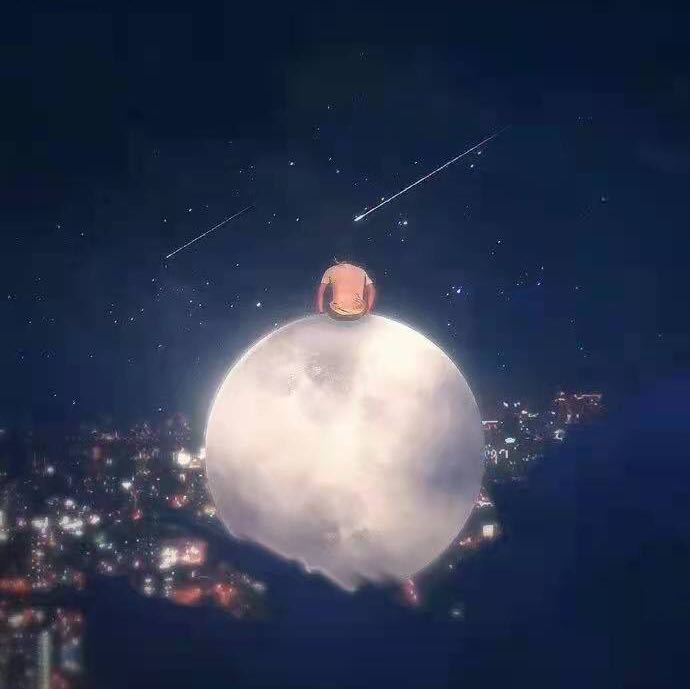
#> input picture PyProjects/cvpy/基本操作/1.jpg, 690 x 689 px
$ python demo7.py
#> lines starting #> are read from the running program, lines starting #| are printed output that depends on the picture
import cv2
import numpy as np
img1 =cv2.imread("1.jpg")
#> img1 is the input picture: shape (689, 690, 3); mean B, G, R 82.3, 59.6, 51.1

b,g,r = cv2.split(img1)
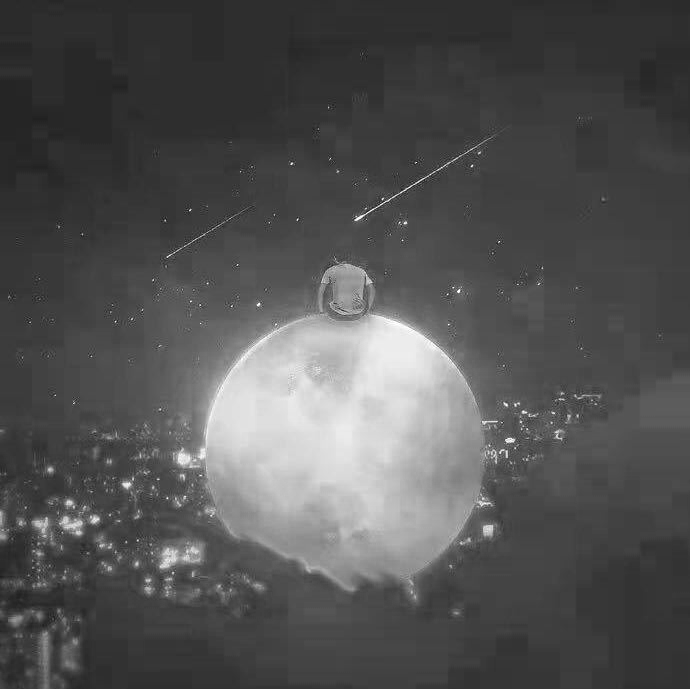
#> b: shape (689, 690); min 19, max 255, mean 82.3
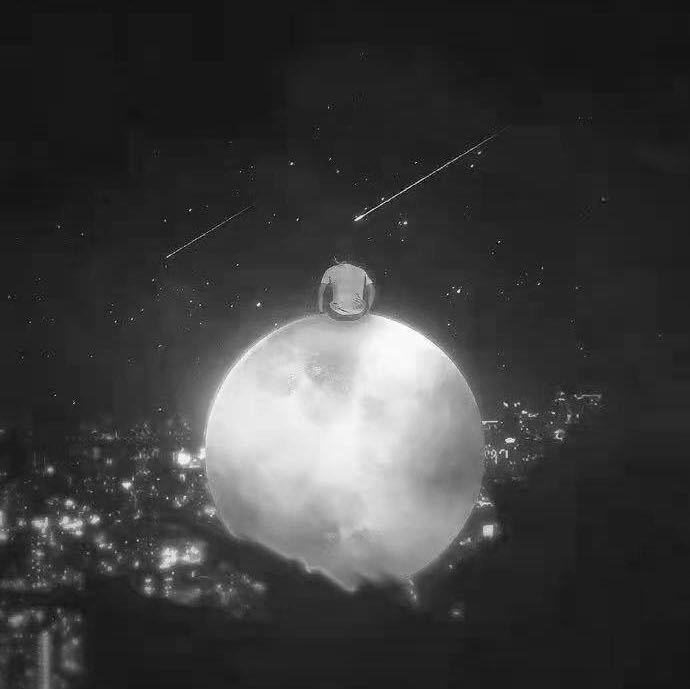
#> g: shape (689, 690); min 0, max 255, mean 59.6
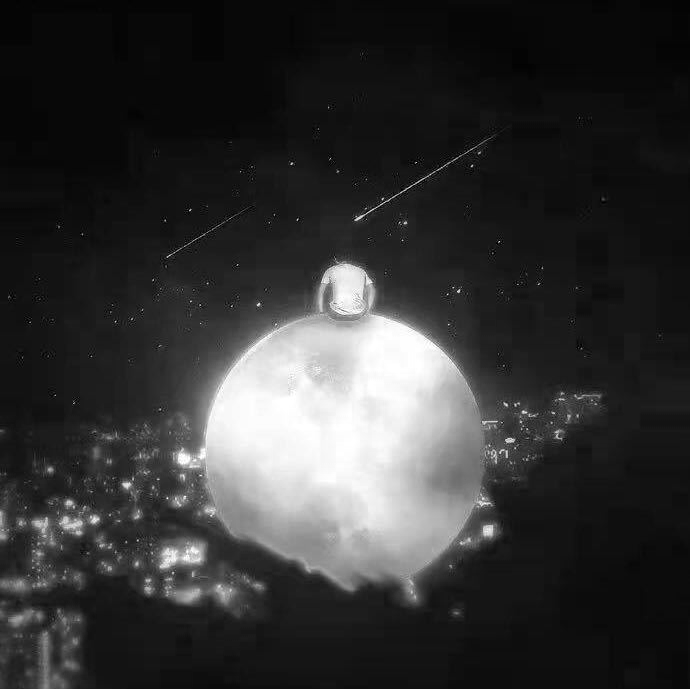
#> r: shape (689, 690); min 0, max 255, mean 51.1
r[:,:]=0
#> r: shape (689, 690); every value is 0
g[:,:]=0
b[:,:]=114
#> b: shape (689, 690); every value is 114
img2 = cv2.merge([b,g,r])
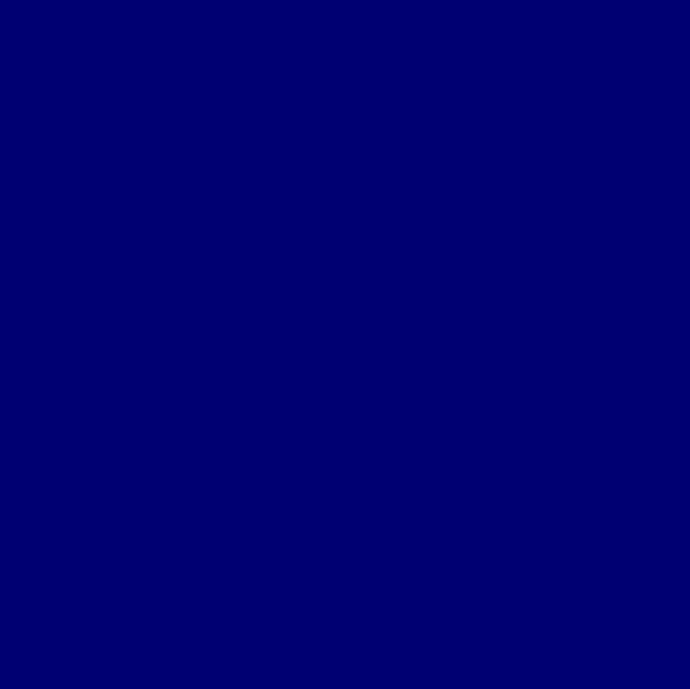
#> img2: shape (689, 690, 3); mean B, G, R 114, 0, 0
cv2.imshow("img2",img2)


cv2.waitKey(0)

$ run again, with PyProjects/cvpy/基本操作/3.png saved as PyProjects/cvpy/基本操作/1.jpg
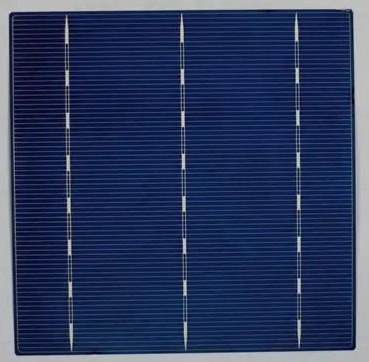
#> input picture PyProjects/cvpy/基本操作/3.png, 369 x 362 px
#> img1 is the input picture: shape (362, 369, 3); mean B, G, R 93.4, 56.8, 43.4
#> `b,g,r = cv2.split(img1)`:
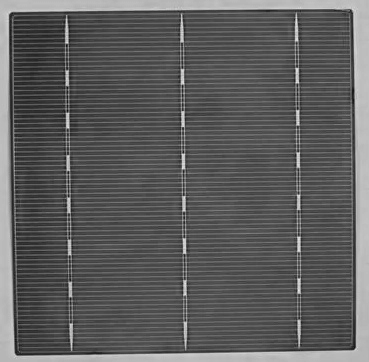
#> b: shape (362, 369); min 13, max 233, mean 93.4
#> `b,g,r = cv2.split(img1)`:
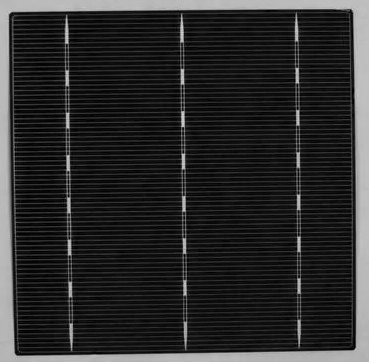
#> r: shape (362, 369); min 0, max 215, mean 43.4
